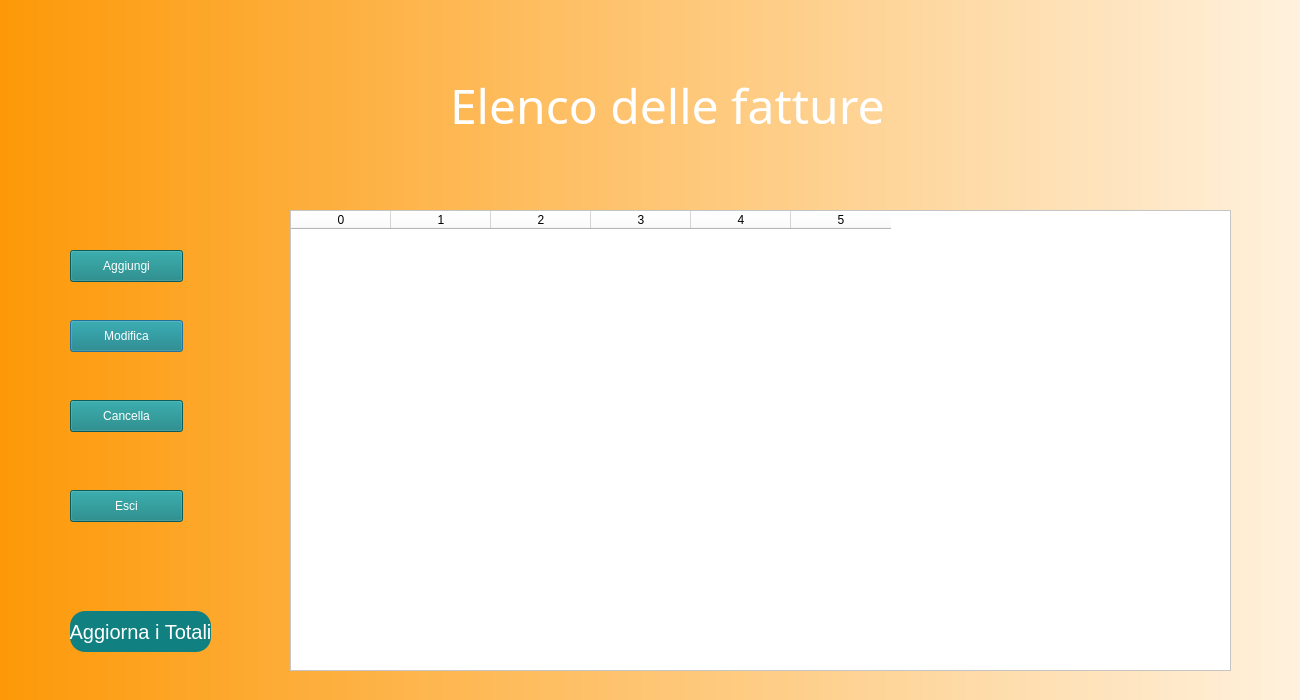
<?xml version="1.0" encoding="UTF-8"?>
<ui version="4.0">
 <class>Dialog</class>
 <widget class="QDialog" name="Dialog">
  <property name="geometry">
   <rect>
    <x>0</x>
    <y>0</y>
    <width>1300</width>
    <height>700</height>
   </rect>
  </property>
  <property name="windowTitle">
   <string>Dialog</string>
  </property>
  <widget class="QWidget" name="bgwidget" native="true">
   <property name="geometry">
    <rect>
     <x>0</x>
     <y>0</y>
     <width>1500</width>
     <height>800</height>
    </rect>
   </property>
   <property name="styleSheet">
    <string notr="true">QWidget#bgwidget{
	background-color: qlineargradient(spread:pad, x1:0, y1:0, x2:1, y2:0, stop:0 rgba(253, 153, 8, 255), stop:1 rgba(255, 255, 255, 255));

}</string>
   </property>
   <widget class="QLabel" name="image">
    <property name="enabled">
     <bool>true</bool>
    </property>
    <property name="geometry">
     <rect>
      <x>-200</x>
      <y>-270</y>
      <width>1800</width>
      <height>1300</height>
     </rect>
    </property>
    <property name="styleSheet">
     <string notr="true">border-radius:50%;
image: url(:/images/1.png);
</string>
    </property>
    <property name="text">
     <string/>
    </property>
    <property name="scaledContents">
     <bool>true</bool>
    </property>
   </widget>
   <widget class="QLabel" name="label">
    <property name="geometry">
     <rect>
      <x>450</x>
      <y>60</y>
      <width>441</width>
      <height>91</height>
     </rect>
    </property>
    <property name="font">
     <font>
      <family>Bangla MN</family>
      <pointsize>36</pointsize>
      <weight>50</weight>
      <italic>false</italic>
      <bold>false</bold>
     </font>
    </property>
    <property name="styleSheet">
     <string notr="true">font: 36pt;
background: transparent;
color: rgb(255,255,255);</string>
    </property>
    <property name="text">
     <string>Elenco delle fatture</string>
    </property>
   </widget>
   <widget class="QPushButton" name="btnModifica">
    <property name="geometry">
     <rect>
      <x>70</x>
      <y>320</y>
      <width>113</width>
      <height>32</height>
     </rect>
    </property>
    <property name="styleSheet">
     <string notr="true">color: rgb(255, 255, 255);
background-color: rgb(16, 128, 128);</string>
    </property>
    <property name="text">
     <string>Modifica</string>
    </property>
   </widget>
   <widget class="QPushButton" name="btnCancella">
    <property name="geometry">
     <rect>
      <x>70</x>
      <y>400</y>
      <width>113</width>
      <height>32</height>
     </rect>
    </property>
    <property name="styleSheet">
     <string notr="true">color: rgb(255, 255, 255);
background-color: rgb(16, 128, 128);</string>
    </property>
    <property name="text">
     <string>Cancella</string>
    </property>
   </widget>
   <widget class="QPushButton" name="btnAggiungi">
    <property name="geometry">
     <rect>
      <x>70</x>
      <y>250</y>
      <width>113</width>
      <height>32</height>
     </rect>
    </property>
    <property name="styleSheet">
     <string notr="true">color: rgb(255, 255, 255);
background-color: rgb(16, 128, 128);</string>
    </property>
    <property name="text">
     <string>Aggiungi</string>
    </property>
   </widget>
   <widget class="QPushButton" name="btnEsci">
    <property name="geometry">
     <rect>
      <x>70</x>
      <y>490</y>
      <width>113</width>
      <height>32</height>
     </rect>
    </property>
    <property name="styleSheet">
     <string notr="true">color: rgb(255, 255, 255);
background-color: rgb(16, 128, 128);</string>
    </property>
    <property name="text">
     <string>Esci</string>
    </property>
   </widget>
   <widget class="QTableWidget" name="tableWidget">
    <property name="geometry">
     <rect>
      <x>290</x>
      <y>210</y>
      <width>941</width>
      <height>461</height>
     </rect>
    </property>
    <property name="styleSheet">
     <string notr="true">background: rgb(255,255,255);
</string>
    </property>
    <column>
     <property name="text">
      <string>0</string>
     </property>
    </column>
    <column>
     <property name="text">
      <string>1</string>
     </property>
    </column>
    <column>
     <property name="text">
      <string>2</string>
     </property>
    </column>
    <column>
     <property name="text">
      <string>3</string>
     </property>
    </column>
    <column>
     <property name="text">
      <string>4</string>
     </property>
    </column>
    <column>
     <property name="text">
      <string>5</string>
     </property>
    </column>
   </widget>
   <widget class="QPushButton" name="aggiorna">
    <property name="geometry">
     <rect>
      <x>70</x>
      <y>611</y>
      <width>141</width>
      <height>41</height>
     </rect>
    </property>
    <property name="font">
     <font>
      <pointsize>15</pointsize>
     </font>
    </property>
    <property name="styleSheet">
     <string notr="true">color: rgb(255, 255, 255);
background-color: rgb(16, 128, 128);
border-radius: 15</string>
    </property>
    <property name="text">
     <string>Aggiorna i Totali</string>
    </property>
   </widget>
  </widget>
 </widget>
 <resources>
  <include location="../source.qrc"/>
 </resources>
 <connections/>
</ui>
